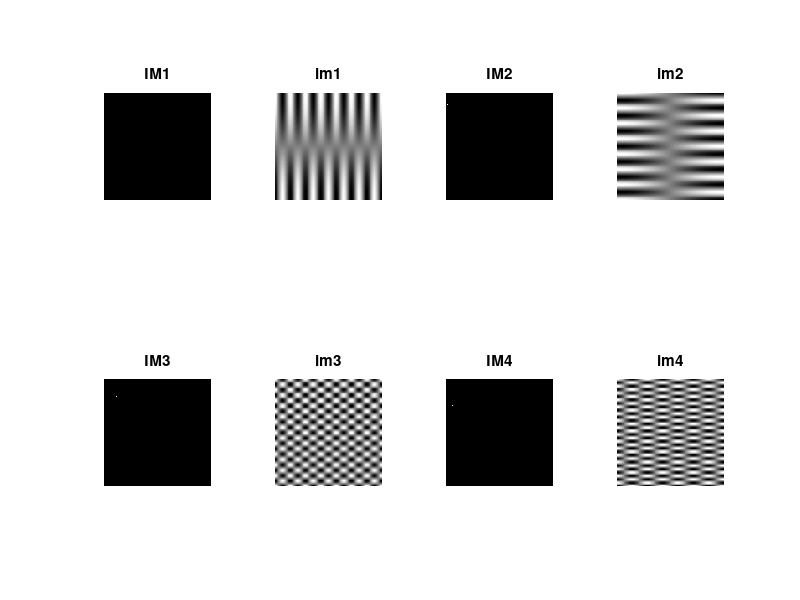
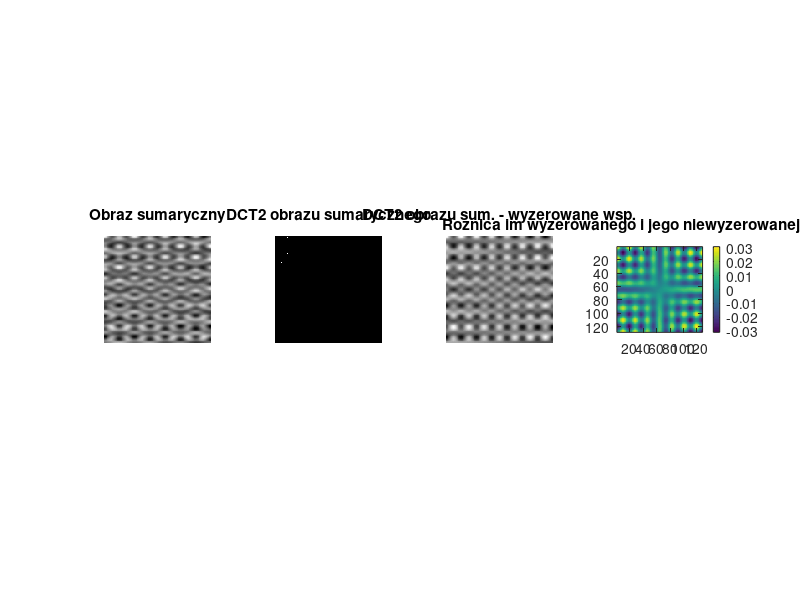

The MATLAB script that drew these images, in order:
clear all
close all
clc
%% 3
% generacja obrazów bazowych
IM1 = zeros(128, 128);
IM2 = zeros(128, 128);
IM3 = zeros(128, 128);
IM4 = zeros(128, 128);
%% ---------------------
IM1(2, 15) = 1;
%% ---------------------
IM2(15, 2) = 1;
%% ---------------------
IM3(21, 15) = 1;
%% ---------------------
IM4(32, 8) = 1;
%% ---------------------
im1 = idct2(IM1);
im2 = idct2(IM2);
im3 = idct2(IM3);
im4 = idct2(IM4);

figure;
subplot(2,4,1);
imshow(IM1);
title("IM1");
subplot(2,4,2);
imshow(rescale(im1));
title("im1");

subplot(2,4,3);
imshow(IM2);
title("IM2");
subplot(2,4,4);
imshow(rescale(im2));
title("im2");

subplot(2,4,5);
imshow(IM3);
title("IM3");
subplot(2,4,6);
imshow(rescale(im3));
title("im3");

subplot(2,4,7);
imshow(IM4);
title("IM4");
subplot(2,4,8);
imshow(rescale(im4));
title("im4");

% generujemy nowy obrazek 128x128
% suma obrazów bazowych
im = im1 + im2 + im3 + im4;

% wyznacz dct2
IM = dct2(im);

figure;
subplot(1,4,1);
imshow(rescale(im));
title("Obraz sumaryczny");

% analiza obrazu sumarycznego
subplot(1,4,2);
imshow(IM); title('DCT2 obrazu sumarycznego');

% wyłaczanie pikseli
% IM(2, 10) = 0;
% IM(10, 2) = 0;
% IM(21, 37) = 0;
IM(32, 8) = 0;

im = idct2(IM);
subplot(1,4,3);
imshow(rescale(im)); 
title('DCT2 obrazu sum. - wyzerowane wsp.');

im = im - im3;
subplot(1,4,4);
imagesc(im); 
set(gca,'DataAspectRatio',[1 1 1]);
colorbar;
title('Roznica im wyzerowanego i jego niewyzerowanej skladowej');